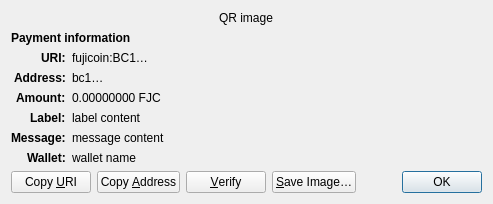
<?xml version="1.0" encoding="UTF-8"?>
<ui version="4.0">
 <class>ReceiveRequestDialog</class>
 <widget class="QDialog" name="ReceiveRequestDialog">
  <property name="geometry">
   <rect>
    <x>0</x>
    <y>0</y>
    <width>413</width>
    <height>229</height>
   </rect>
  </property>
  <property name="windowTitle">
   <string>Request payment to …</string>
  </property>
  <layout class="QGridLayout" name="gridLayout" columnstretch="0,1">
   <property name="sizeConstraint">
    <enum>QLayout::SetFixedSize</enum>
   </property>
   <item row="0" column="0" colspan="2" alignment="Qt::AlignHCenter">
    <widget class="QRImageWidget" name="qr_code">
     <property name="text">
      <string notr="true">QR image</string>
     </property>
     <property name="textInteractionFlags">
      <set>Qt::NoTextInteraction</set>
     </property>
    </widget>
   </item>
   <item row="1" column="0" colspan="2">
    <widget class="QLabel" name="payment_header">
     <property name="font">
      <font>
       <weight>75</weight>
       <bold>true</bold>
      </font>
     </property>
     <property name="text">
      <string>Payment information</string>
     </property>
     <property name="textInteractionFlags">
      <set>Qt::NoTextInteraction</set>
     </property>
    </widget>
   </item>
   <item row="2" column="0" alignment="Qt::AlignRight|Qt::AlignTop">
    <widget class="QLabel" name="uri_tag">
     <property name="font">
      <font>
       <weight>75</weight>
       <bold>true</bold>
      </font>
     </property>
     <property name="text">
      <string notr="true">URI:</string>
     </property>
     <property name="textFormat">
      <enum>Qt::PlainText</enum>
     </property>
     <property name="textInteractionFlags">
      <set>Qt::NoTextInteraction</set>
     </property>
    </widget>
   </item>
   <item row="2" column="1" alignment="Qt::AlignTop">
    <widget class="QLabel" name="uri_content">
     <property name="text">
      <string notr="true">fujicoin:BC1…</string>
     </property>
     <property name="textFormat">
      <enum>Qt::RichText</enum>
     </property>
     <property name="wordWrap">
      <bool>true</bool>
     </property>
     <property name="textInteractionFlags">
      <set>Qt::TextSelectableByMouse</set>
     </property>
    </widget>
   </item>
   <item row="3" column="0" alignment="Qt::AlignRight|Qt::AlignTop">
    <widget class="QLabel" name="address_tag">
     <property name="font">
      <font>
       <weight>75</weight>
       <bold>true</bold>
      </font>
     </property>
     <property name="text">
      <string>Address:</string>
     </property>
     <property name="textInteractionFlags">
      <set>Qt::NoTextInteraction</set>
     </property>
    </widget>
   </item>
   <item row="3" column="1" alignment="Qt::AlignTop">
    <widget class="QLabel" name="address_content">
     <property name="text">
      <string notr="true">bc1…</string>
     </property>
     <property name="textFormat">
      <enum>Qt::PlainText</enum>
     </property>
     <property name="textInteractionFlags">
      <set>Qt::TextSelectableByMouse</set>
     </property>
    </widget>
   </item>
   <item row="4" column="0" alignment="Qt::AlignRight|Qt::AlignTop">
    <widget class="QLabel" name="amount_tag">
     <property name="font">
      <font>
       <weight>75</weight>
       <bold>true</bold>
      </font>
     </property>
     <property name="text">
      <string>Amount:</string>
     </property>
     <property name="textInteractionFlags">
      <set>Qt::NoTextInteraction</set>
     </property>
    </widget>
   </item>
   <item row="4" column="1" alignment="Qt::AlignTop">
    <widget class="QLabel" name="amount_content">
     <property name="text">
      <string notr="true">0.00000000 FJC</string>
     </property>
     <property name="textFormat">
      <enum>Qt::PlainText</enum>
     </property>
     <property name="textInteractionFlags">
      <set>Qt::TextSelectableByMouse</set>
     </property>
    </widget>
   </item>
   <item row="5" column="0" alignment="Qt::AlignRight|Qt::AlignTop">
    <widget class="QLabel" name="label_tag">
     <property name="font">
      <font>
       <weight>75</weight>
       <bold>true</bold>
      </font>
     </property>
     <property name="text">
      <string>Label:</string>
     </property>
     <property name="textInteractionFlags">
      <set>Qt::NoTextInteraction</set>
     </property>
    </widget>
   </item>
   <item row="5" column="1" alignment="Qt::AlignTop">
    <widget class="QLabel" name="label_content">
     <property name="text">
      <string notr="true">label content</string>
     </property>
     <property name="textFormat">
      <enum>Qt::PlainText</enum>
     </property>
     <property name="wordWrap">
      <bool>true</bool>
     </property>
     <property name="textInteractionFlags">
      <set>Qt::TextSelectableByMouse</set>
     </property>
    </widget>
   </item>
   <item row="6" column="0" alignment="Qt::AlignRight|Qt::AlignTop">
    <widget class="QLabel" name="message_tag">
     <property name="font">
      <font>
       <weight>75</weight>
       <bold>true</bold>
      </font>
     </property>
     <property name="text">
      <string>Message:</string>
     </property>
     <property name="textInteractionFlags">
      <set>Qt::NoTextInteraction</set>
     </property>
    </widget>
   </item>
   <item row="6" column="1" alignment="Qt::AlignTop">
    <widget class="QLabel" name="message_content">
     <property name="text">
      <string notr="true">message content</string>
     </property>
     <property name="textFormat">
      <enum>Qt::PlainText</enum>
     </property>
     <property name="wordWrap">
      <bool>true</bool>
     </property>
     <property name="textInteractionFlags">
      <set>Qt::TextSelectableByMouse</set>
     </property>
    </widget>
   </item>
   <item row="7" column="0" alignment="Qt::AlignRight|Qt::AlignTop">
    <widget class="QLabel" name="wallet_tag">
     <property name="font">
      <font>
       <weight>75</weight>
       <bold>true</bold>
      </font>
     </property>
     <property name="text">
      <string>Wallet:</string>
     </property>
     <property name="textInteractionFlags">
      <set>Qt::NoTextInteraction</set>
     </property>
    </widget>
   </item>
   <item row="7" column="1" alignment="Qt::AlignTop">
    <widget class="QLabel" name="wallet_content">
     <property name="text">
      <string notr="true">wallet name</string>
     </property>
     <property name="textFormat">
      <enum>Qt::PlainText</enum>
     </property>
     <property name="wordWrap">
      <bool>true</bool>
     </property>
     <property name="textInteractionFlags">
      <set>Qt::TextSelectableByMouse</set>
     </property>
    </widget>
   </item>
   <item row="8" column="0" colspan="2">
    <layout class="QHBoxLayout" name="horizontalLayout">
     <item>
      <widget class="QPushButton" name="btnCopyURI">
       <property name="text">
        <string>Copy &amp;URI</string>
       </property>
       <property name="autoDefault">
        <bool>false</bool>
       </property>
      </widget>
     </item>
     <item>
      <widget class="QPushButton" name="btnCopyAddress">
       <property name="text">
        <string>Copy &amp;Address</string>
       </property>
       <property name="autoDefault">
        <bool>false</bool>
       </property>
      </widget>
     </item>
     <item>
      <widget class="QPushButton" name="btnVerify">
       <property name="text">
        <string>&amp;Verify</string>
       </property>
       <property name="toolTip">
        <string>Verify this address on e.g. a hardware wallet screen</string>
       </property>
       <property name="autoDefault">
        <bool>false</bool>
       </property>
      </widget>
     </item>
     <item>
      <widget class="QPushButton" name="btnSaveAs">
       <property name="text">
        <string>&amp;Save Image…</string>
       </property>
       <property name="autoDefault">
        <bool>false</bool>
       </property>
      </widget>
     </item>
     <item>
      <spacer name="horizontalSpacer_2">
       <property name="orientation">
        <enum>Qt::Horizontal</enum>
       </property>
       <property name="sizeHint" stdset="0">
        <size>
         <width>40</width>
         <height>20</height>
        </size>
       </property>
      </spacer>
     </item>
     <item>
      <widget class="QDialogButtonBox" name="buttonBox">
       <property name="focusPolicy">
        <enum>Qt::StrongFocus</enum>
       </property>
       <property name="standardButtons">
        <set>QDialogButtonBox::Ok</set>
       </property>
      </widget>
     </item>
    </layout>
   </item>
  </layout>
 </widget>
 <customwidgets>
  <customwidget>
   <class>QRImageWidget</class>
   <extends>QLabel</extends>
   <header>qt/qrimagewidget.h</header>
  </customwidget>
 </customwidgets>
 <tabstops>
  <tabstop>buttonBox</tabstop>
  <tabstop>btnCopyURI</tabstop>
  <tabstop>btnCopyAddress</tabstop>
  <tabstop>btnSaveAs</tabstop>
 </tabstops>
 <resources/>
 <connections>
  <connection>
   <sender>buttonBox</sender>
   <signal>accepted()</signal>
   <receiver>ReceiveRequestDialog</receiver>
   <slot>accept()</slot>
   <hints>
    <hint type="sourcelabel">
     <x>135</x>
     <y>230</y>
    </hint>
    <hint type="destinationlabel">
     <x>135</x>
     <y>126</y>
    </hint>
   </hints>
  </connection>
 </connections>
</ui>
